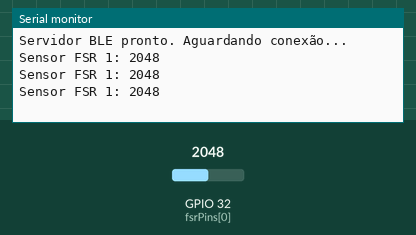
The sketch below on a simulated ESP32. Shown: the last lines printed to the serial monitor. Inputs (shaded band) come from the test bench; at power-on: GPIO 32 (fsrPins[0]) = 2048. Nothing arrives over Bluetooth unless stated; a phone connects over Bluetooth LE 3 s after start.

Above: at 1.3 s.
1.4 s: GPIO 32 (fsrPins[0]) set to 2866
At 1.9 s:
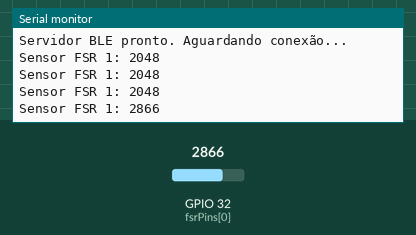
2.9 s: GPIO 32 (fsrPins[0]) set to 3603
At 3.4 s:
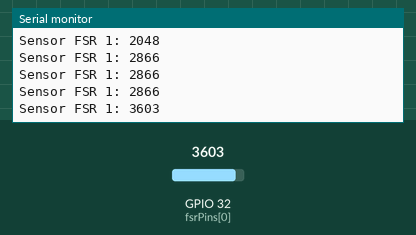
Timing chart, 0 to 5.9 s (numbered marks = the images above; inputs shaded):
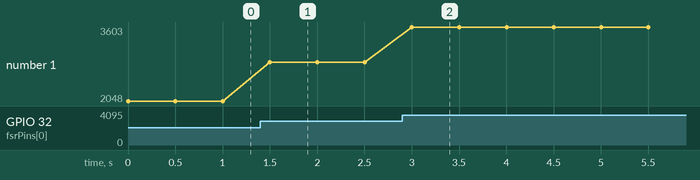

The sketch:

main.ino
```cpp
/* * Projeto Luva Reabilitação - Código Base
 * Desenvolvido para NodeMCU-32S
 */

#include <BLEDevice.h>
#include <BLEUtils.h>
#include <BLEServer.h>

// Definição dos pinos conforme pinagem.md
const int fsrPins[] = {32, 33, 34};
const int flexPins[] = {35, 36};

void setup() {
  Serial.begin(115200);

  // Inicialização do Bluetooth BLE
  BLEDevice::init("Luva_Rehab_ESP32");
  BLEServer *pServer = BLEDevice::createServer();

  Serial.println("Servidor BLE pronto. Aguardando conexão...");
}

void loop() {
  // Exemplo de leitura de um sensor
  int valorFSR = analogRead(fsrPins[0]);

  Serial.print("Sensor FSR 1: ");
  Serial.println(valorFSR);

  delay(500); // Ajustar conforme necessidade de amostragem
}
```

Measured:
- after the input at 1.4 s, the serial monitor: prints a new line after 0.10 s (image 1)
- after the input at 2.9 s, the serial monitor: prints a new line after 0.10 s (image 2)
- plotted number 1: 2048 → 2866 after the input at 1.4 s, 2866 → 3603 after the input at 2.9 s
